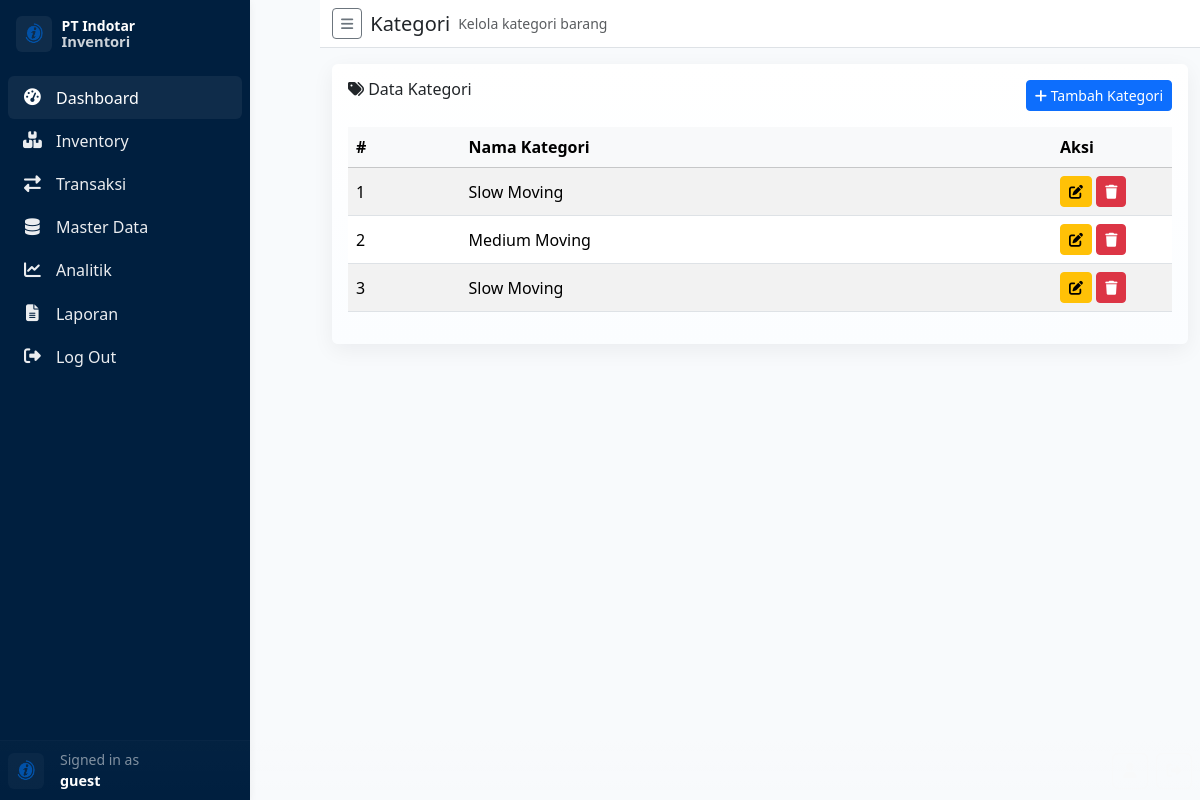
The app's page /kategori.php (signed in) with its own data.
### tables this page shows
CREATE TABLE `kategori` (
  `id_kategori` int(11) NOT NULL,
  `nama_kategori` varchar(150) NOT NULL
);

### kategori.php (the view, shortened to what this page needs)
<?php
require_once "db.php";
$kategori = $conn->query("SELECT * FROM kategori ORDER BY id_kategori DESC");
?>
<!doctype html>
<html lang="id">
<head>
    <link href="https://cdn.jsdelivr.net/npm/bootstrap@5.3.2/dist/css/bootstrap.min.css" rel="stylesheet">
    <link href="https://cdnjs.cloudflare.com/ajax/libs/font-awesome/6.5.0/css/all.min.css" rel="stylesheet">
</head>
<body>
    <div class="d-flex">
        <?php include "sidebar.php"; ?>
        <div id="mainarea" class="flex-fill">
            <header class="bg-white border-bottom py-2">
                <div class="container-fluid d-flex align-items-center gap-2">
                    <button id="btnToggleSidebar" class="btn btn-sm btn-outline-secondary"><i class="fa fa-bars"></i></button>
                    <h5 class="mb-0">Kategori</h5>
                    <small class="text-muted">Kelola kategori barang</small>
                </div>
            </header>
            <main class="container-fluid py-3">
                <div class="card card-ghost p-3">
                    <div class="d-flex justify-content-between mb-3">
                        <h6 class="mb-0"><i class="fa fa-tags"></i> Data Kategori</h6>
                        <button class="btn btn-primary btn-sm" data-bs-toggle="modal" data-bs-target="#modalTambah">
                            <i class="fa fa-plus"></i> Tambah Kategori
                        </button>
                    </div>
                    <div class="table-responsive">
                        <table class="table table-hover table-striped align-middle">
                            <thead class="table-light">
                                <tr>
                                    <th>#</th>
                                    <th>Nama Kategori</th>
                                    <th width="120">Aksi</th>
                                </tr>
                            </thead>
                            <tbody>
                                <?php if ($kategori->num_rows === 0): ?>
                                    <tr>
                                        <td colspan="3" class="text-center text-muted">Belum ada kategori.</td>
                                    </tr>
                                    <?php else:
                                    $no = 1;
                                    while ($row = $kategori->fetch_assoc()): ?>
                                        <tr>
                                            <td><?= $no++; ?></td>
                                            <td><?= htmlspecialchars($row['nama_kategori']); ?></td>
                                            <td>
                                                <button
                                                    class="btn btn-warning btn-sm btnEdit"
                                                    data-id="<?= $row['id_kategori']; ?>"
                                                    data-nama="<?= htmlspecialchars($row['nama_kategori']); ?>">
                                                    <i class="fa fa-edit"></i>
                                                </button>
                                                <button
                                                    class="btn btn-danger btn-sm btnDelete"
                                                    data-id="<?= $row['id_kategori']; ?>">
                                                    <i class="fa fa-trash"></i>
                                                </button>
                                            </td>
                                        </tr>
                                <?php endwhile;
                                endif; ?>
                            </tbody>
                        </table>
                    </div>
                </div>
            </main>
        </div>
    </div>
</body>
</html>

### records on screen
kategori: nama_kategori "Slow Moving"
kategori: nama_kategori "Medium Moving"
kategori: nama_kategori "Slow Moving"

### other values on screen
$current['username'] "guest"
